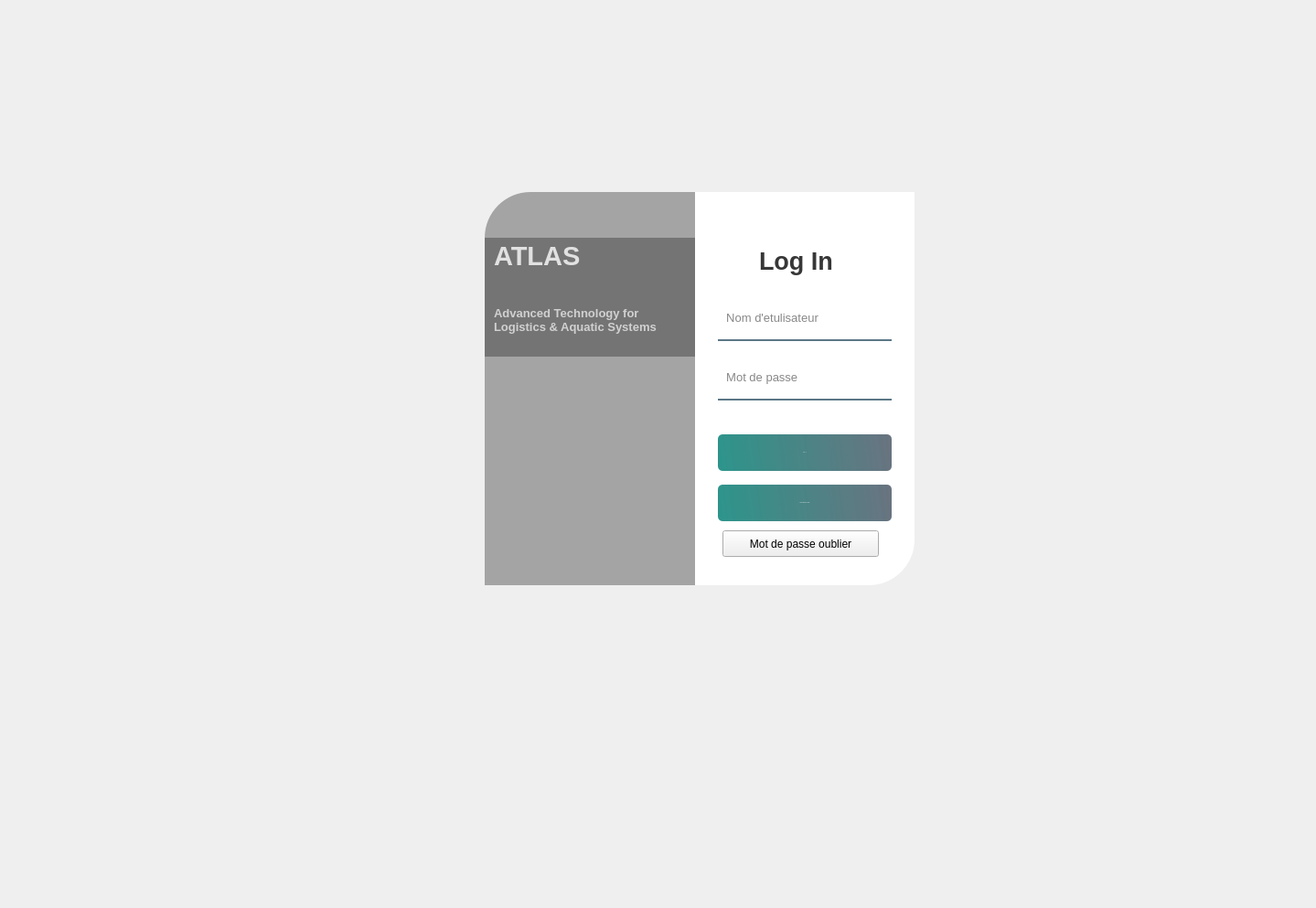
      <widget class="QWidget" name="welcomePage">
       <widget class="QLabel" name="label_welcome">
        <property name="geometry">
         <rect>
          <x>11</x>
          <y>90</y>
          <width>1419</width>
          <height>894</height>
         </rect>
        </property>
        <property name="font">
         <font>
          <family>Segoe UI</family>
          <pointsize>28</pointsize>
          <bold>true</bold>
         </font>
        </property>
        <property name="text">
         <string/>
        </property>
        <property name="alignment">
         <set>Qt::AlignmentFlag::AlignCenter</set>
        </property>
       </widget>
       <widget class="QWidget" name="widget_5" native="true">
        <property name="geometry">
         <rect>
          <x>490</x>
          <y>180</y>
          <width>551</width>
          <height>531</height>
         </rect>
        </property>
        <property name="styleSheet">
         <string notr="true">QPushButton#pushButton_6, #pushButton_3{
	background-color: qlineargradient(spread:pad, x1:0, y1:0.505682, x2:1, y2:0.477, stop:0 rgba(11, 131, 120, 219), stop:1 rgba(85, 98, 112, 226));
	color:rgba(255, 255, 255, 210);
	border-radius:5px;
}

QPushButton#pushButton_6:hover, #pushButton_3:hover{
	background-color: qlineargradient(spread:pad, x1:0, y1:0.505682, x2:1, y2:0.477, stop:0 rgba(150, 123, 111, 219), stop:1 rgba(85, 81, 84, 226));
}

QPushButton#pushButton_6:pressed, #pushButton_3:pressed{
	padding-left:5px;
	padding-top:5px;
	background-color:rgba(150, 123, 111, 255);
}

QPushButton#pushButton_2, #pushButton_4{
	background-color: rgba(0, 0, 0, 0);
	color:rgba(85, 98, 112, 255);
}

QPushButton#pushButton_2:hover,  #pushButton_4:hover{
	color: rgba(131, 96, 53, 255);
}

QPushButton#pushButton_2:pressed, #pushButton_4:pressed, #pushButton_5:pressed{
	padding-left:5px;
	padding-top:5px;
	color:rgba(91, 88, 53, 255);
}

</string>
        </property>
        <widget class="QLabel" name="label_20">
         <property name="geometry">
          <rect>
           <x>40</x>
           <y>30</y>
           <width>280</width>
           <height>430</height>
          </rect>
         </property>
         <property name="styleSheet">
          <string notr="true">border-top-left-radius: 50px;
border-image: url(:/new/prefix1/background.jpg);</string>
         </property>
         <property name="text">
          <string/>
         </property>
        </widget>
        <widget class="QLabel" name="label_28">
         <property name="geometry">
          <rect>
           <x>40</x>
           <y>30</y>
           <width>280</width>
           <height>430</height>
          </rect>
         </property>
         <property name="styleSheet">
          <string notr="true">background-color:rgba(0, 0, 0, 80);
border-top-left-radius: 50px;</string>
         </property>
         <property name="text">
          <string/>
         </property>
        </widget>
        <widget class="QLabel" name="label_32">
         <property name="geometry">
          <rect>
           <x>270</x>
           <y>30</y>
           <width>240</width>
           <height>430</height>
          </rect>
         </property>
         <property name="styleSheet">
          <string notr="true">background-color:rgba(255, 255, 255, 255);
border-bottom-right-radius: 50px;</string>
         </property>
         <property name="text">
          <string/>
         </property>
        </widget>
        <widget class="QLabel" name="label_33">
         <property name="geometry">
          <rect>
           <x>340</x>
           <y>70</y>
           <width>100</width>
           <height>71</height>
          </rect>
         </property>
         <property name="font">
          <font>
           <family>Segoe UI</family>
           <pointsize>20</pointsize>
           <bold>true</bold>
          </font>
         </property>
         <property name="styleSheet">
          <string notr="true">color:rgba(0, 0, 0, 200);</string>
         </property>
         <property name="text">
          <string>Log In</string>
         </property>
        </widget>
        <widget class="QLineEdit" name="lineEdit_5">
         <property name="geometry">
          <rect>
           <x>295</x>
           <y>150</y>
           <width>190</width>
           <height>43</height>
          </rect>
         </property>
         <property name="font">
          <font>
           <family>Segoe UI</family>
           <pointsize>10</pointsize>
          </font>
         </property>
         <property name="styleSheet">
          <string notr="true">background-color:rgba(0, 0, 0, 0);
border:none;
border-bottom:2px solid rgba(46, 82, 101, 200);
color:rgba(0, 0, 0, 240);
padding-bottom:7px;</string>
         </property>
         <property name="placeholderText">
          <string>  Nom d'etulisateur</string>
         </property>
        </widget>
        <widget class="QLineEdit" name="lineEdit_6">
         <property name="geometry">
          <rect>
           <x>295</x>
           <y>215</y>
           <width>190</width>
           <height>43</height>
          </rect>
         </property>
         <property name="font">
          <font>
           <family>Segoe UI</family>
           <pointsize>10</pointsize>
          </font>
         </property>
         <property name="styleSheet">
          <string notr="true">background-color:rgba(0, 0, 0, 0);
border:none;
border-bottom:2px solid rgba(46, 82, 101, 200);
color:rgba(0, 0, 0, 240);
padding-bottom:7px;</string>
         </property>
         <property name="echoMode">
          <enum>QLineEdit::EchoMode::Password</enum>
         </property>
         <property name="placeholderText">
          <string>  Mot de passe</string>
         </property>
        </widget>
        <widget class="QPushButton" name="pushButton_3">
         <property name="geometry">
          <rect>
           <x>295</x>
           <y>295</y>
           <width>190</width>
           <height>40</height>
          </rect>
         </property>
         <property name="font">
          <font>
           <family>Segoe UI</family>
           <pointsize>-1</pointsize>
           <fontweight>Medium</fontweight>
          </font>
         </property>
         <property name="text">
          <string>L o g  I n</string>
         </property>
        </widget>
        <widget class="QLabel" name="label_35">
         <property name="geometry">
          <rect>
           <x>40</x>
           <y>80</y>
           <width>230</width>
           <height>130</height>
          </rect>
         </property>
         <property name="styleSheet">
          <string notr="true">background-color:rgba(0, 0, 0, 75);</string>
         </property>
         <property name="text">
          <string/>
         </property>
        </widget>
        <widget class="QLabel" name="label_36">
         <property name="geometry">
          <rect>
           <x>50</x>
           <y>80</y>
           <width>180</width>
           <height>40</height>
          </rect>
         </property>
         <property name="font">
          <font>
           <family>Segoe UI</family>
           <pointsize>22</pointsize>
           <bold>true</bold>
          </font>
         </property>
         <property name="styleSheet">
          <string notr="true">color:rgba(255, 255, 255, 200);</string>
         </property>
         <property name="text">
          <string>ATLAS</string>
         </property>
        </widget>
        <widget class="QLabel" name="label_37">
         <property name="geometry">
          <rect>
           <x>50</x>
           <y>145</y>
           <width>220</width>
           <height>50</height>
          </rect>
         </property>
         <property name="font">
          <font>
           <family>Segoe UI</family>
           <pointsize>10</pointsize>
           <bold>true</bold>
          </font>
         </property>
         <property name="styleSheet">
          <string notr="true">color:rgba(255, 255, 255, 170);</string>
         </property>
         <property name="text">
          <string>Advanced Technology for
Logistics &amp; Aquatic Systems</string>
         </property>
        </widget>
        <widget class="QPushButton" name="pushButton_6">
         <property name="geometry">
          <rect>
           <x>295</x>
           <y>350</y>
           <width>190</width>
           <height>40</height>
          </rect>
         </property>
         <property name="font">
          <font>
           <family>Segoe UI</family>
           <pointsize>-1</pointsize>
           <fontweight>Medium</fontweight>
          </font>
         </property>
         <property name="text">
          <string>Reconnaissance Faciale</string>
         </property>
        </widget>
        <widget class="QPushButton" name="pushButton">
         <property name="geometry">
          <rect>
           <x>300</x>
           <y>400</y>
           <width>171</width>
           <height>29</height>
          </rect>
         </property>
         <property name="styleSheet">
          <string notr="true">color: rgb(0, 0, 0);</string>
         </property>
         <property name="text">
          <string>Mot de passe oublier</string>
         </property>
        </widget>
       </widget>
       <widget class="QLabel" name="label_38">
        <property name="geometry">
         <rect>
          <x>280</x>
          <y>120</y>
          <width>1041</width>
          <height>611</height>
         </rect>
        </property>
        <property name="styleSheet">
         <string notr="true">border-image: url(:/new/prefix1/background.jpg);
border-top-left-radius: 50px;
border-bottom-right-radius: 50px;</string>
        </property>
        <property name="text">
         <string/>
        </property>
       </widget>
       <zorder>label_38</zorder>
       <zorder>label_welcome</zorder>
       <zorder>widget_5</zorder>
      </widget>
